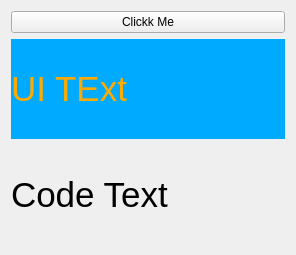
<?xml version="1.0" encoding="UTF-8"?>
<ui version="4.0">
 <class>Widget</class>
 <widget class="QWidget" name="Widget">
  <property name="geometry">
   <rect>
    <x>0</x>
    <y>0</y>
    <width>296</width>
    <height>255</height>
   </rect>
  </property>
  <property name="windowTitle">
   <string>Widget</string>
  </property>
  <layout class="QVBoxLayout" name="verticalLayout">
   <item>
    <widget class="QPushButton" name="pushButton">
     <property name="text">
      <string>Clickk Me</string>
     </property>
    </widget>
   </item>
   <item>
    <widget class="QLabel" name="label">
     <property name="font">
      <font>
       <pointsize>26</pointsize>
      </font>
     </property>
     <property name="styleSheet">
      <string notr="true">background-color: rgb(0, 170, 255);
color: rgb(255, 170, 0);</string>
     </property>
     <property name="text">
      <string>UI TExt</string>
     </property>
    </widget>
   </item>
   <item>
    <widget class="QLabel" name="label_2">
     <property name="font">
      <font>
       <pointsize>26</pointsize>
      </font>
     </property>
     <property name="text">
      <string>Code Text</string>
     </property>
    </widget>
   </item>
  </layout>
 </widget>
 <resources/>
 <connections/>
</ui>
